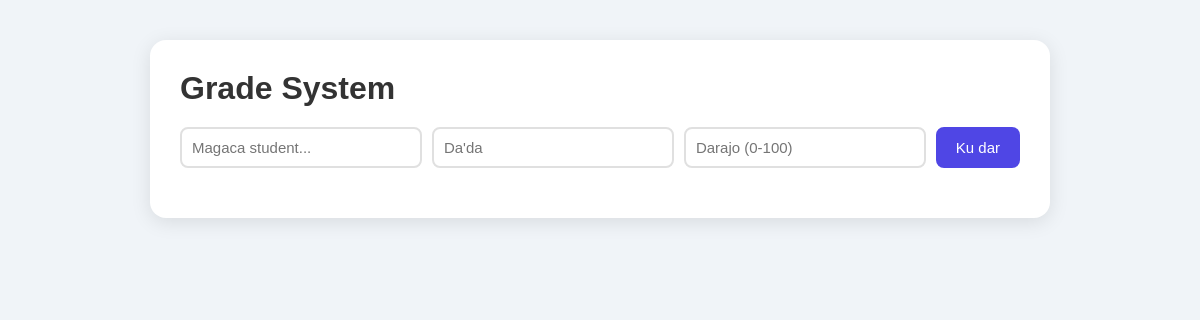
/, run on an earlier commit of the app's database.
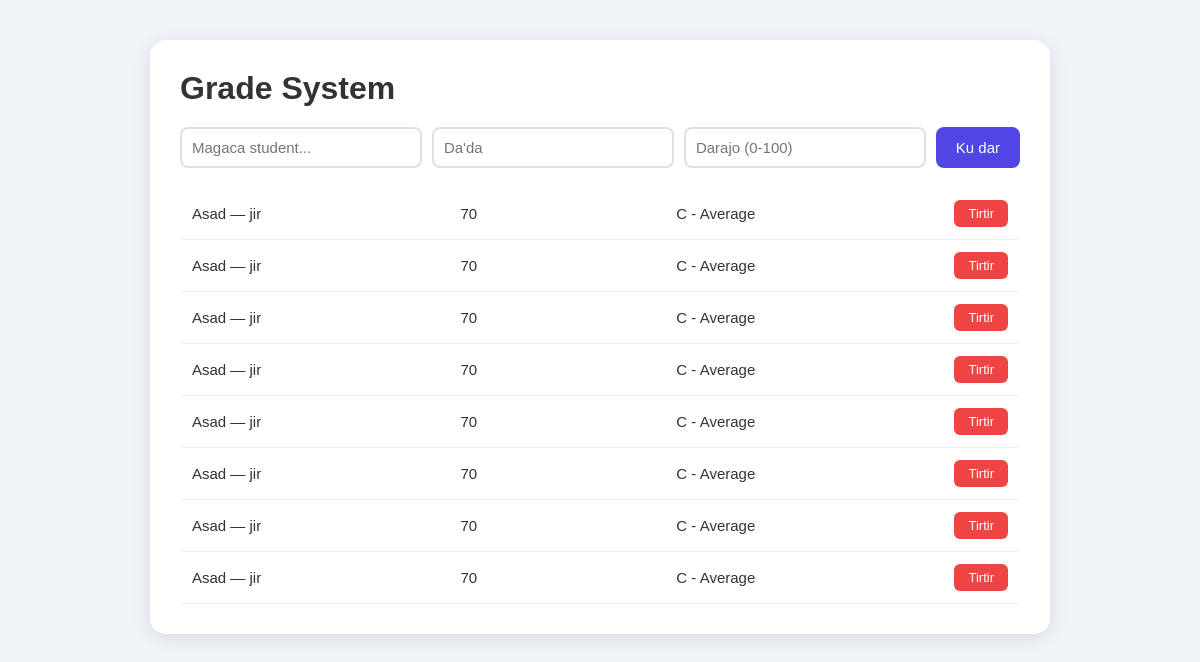
And on a later commit of the database.
### tables this page shows
CREATE TABLE students (
        id INTEGER PRIMARY KEY AUTOINCREMENT,
        name TEXT NOT NULL,
        grade INTEGER NOT NULL
    , "age");

### Student.php (called while the page is built, shortened)
<?php
class Person {
    public $name;
    public $age;
    public function __construct($name, $age) {
        $this->name = $name;
        $this->age = $age;
    }
    public function getInfo() {
        return $this->name . " — " . $this->age . " jir";
    }
}
class Student extends Person {
    public $grade;
    public function __construct($name, $age, $grade) {
        $this->grade = $grade;
    }
    public function getGrade() {
        return $this->grade;
    }
    public function getResult() {
        if ($this->grade >= 90) {
            return "A - Excellent";
        } elseif ($this->grade >= 80) {
            return "B - Good";
        } elseif ($this->grade >= 70) {
            return "C - Average";
        } else {
            return "F - Fail";
        }
    }
}
?>

### index.php (the view, shortened to what this page needs)
<?php
require 'Student.php';
$db = new PDO('sqlite:students.db');
$db->exec("
    CREATE TABLE IF NOT EXISTS students (
        id INTEGER PRIMARY KEY AUTOINCREMENT,
        name TEXT NOT NULL,
        age INTEGER NOT NULL,
        grade INTEGER NOT NULL
    )
");
$rows = $db->query("SELECT * FROM students ORDER BY grade DESC")->fetchAll();
?>
<!DOCTYPE html>
<html lang="en">
<head>
</head>
<body>
    <div class="container">
        <h1>Grade System</h1>
        <form method="POST">
            <input type="text" name="name" placeholder="Magaca student...">
            <input type="number" name="age" placeholder="Da'da">
            <input type="number" name="grade" placeholder="Darajo (0-100)">
            <button type="submit">Ku dar</button>
        </form>
        <?php foreach ($rows as $row):
            $student = new Student($row['name'], $row['age'], $row['grade']);
        ?>
        <div class="student-item">
            <span><?= $student->getInfo() ?></span>
            <span><?= $student->getGrade() ?></span>
            <span><?= $student->getResult() ?></span>
            <form method="POST">
                <button type="submit" class="delete-btn">Tirtir</button>
            </form>
        </div>
        <?php endforeach; ?>
    </div>
</body>
</html>

### index.php (style rules this page uses)
* { margin: 0; padding: 0; box-sizing: border-box; }
body { background-color: #f0f4f8; font-family: Arial, sans-serif; padding: 40px; }
.container { background: white; max-width: 900px; margin: 0 auto; border-radius: 16px; padding: 30px; box-shadow: 0 4px 20px rgba(0,0,0,0.1); }
h1 { color: #333; margin-bottom: 20px; }
form { display: flex; gap: 10px; margin-bottom: 20px; }
input { flex: 1; padding: 10px; border: 2px solid #e0e0e0; border-radius: 8px; font-size: 15px; }
button { padding: 10px 20px; background-color: #4f46e5; color: white; border: none; border-radius: 8px; cursor: pointer; font-size: 15px; }
.student-item { display: flex; justify-content: space-between; padding: 12px; border-bottom: 1px solid #f0f0f0; align-items: center; }
.student-item span { font-size: 15px; color: #333; }
.delete-btn { padding: 6px 14px; background-color: #ef4444; color: white; border: none; border-radius: 6px; cursor: pointer; font-size: 13px; }
.student-item form { margin: 0; padding: 0; }

What changed in the data, as far as the page shows it:
added students: name "Asad — jir", grade "70", grade "C - Average"
added students: name "Asad — jir", grade "70", grade "C - Average"
added students: name "Asad — jir", grade "70", grade "C - Average"
added students: name "Asad — jir", grade "70", grade "C - Average"
added students: name "Asad — jir", grade "70", grade "C - Average"
added students: name "Asad — jir", grade "70", grade "C - Average"
added students: name "Asad — jir", grade "70", grade "C - Average"
added students: name "Asad — jir", grade "70", grade "C - Average"
